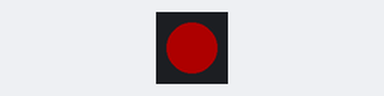
Simulated run of this program. Board: CircuitPython board. On the bench: 1 RGB LEDs in strip order, left to right. Dim RGB values are drawn brighter than linear.

Above: at 0.2 s.
At 1.2 s:
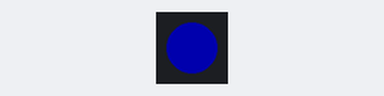
At 3.2 s:
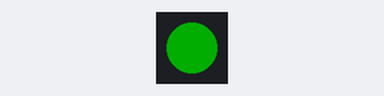
At 4.5 s:
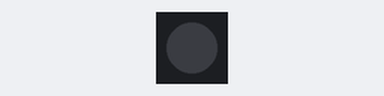
Timing chart, 0 to 5.8 s (numbered marks = the images above):
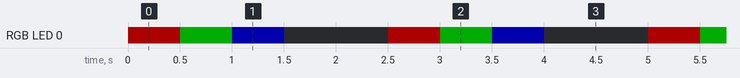

Measured:
- by itself, RGB LED 0: repeats every 2.5 s: RGB(0, 51, 0) 0.50 s, RGB(0, 0, 51) 0.50 s, off 1.0 s, RGB(51, 0, 0) 0.50 s
- by itself, everything shown: repeats every 2.5 s, in 4 steps

The program:

main.py
```python
import board, time
import adafruit_dotstar as dotstar
# Assign pins for Internal DotStar RGB LED
# DotStar Data Pin D7 is defined as board.APA102_SCK
# DotStar Clock Pin D8 is defined as board.APA102_MOSI
# DotStar parameters (DATA, CLOCK, num_pixels, brightness)
dot = dotstar.DotStar(board.APA102_SCK, board.APA102_MOSI, 1, brightness=0.2)
### MAIN LOOP ###
while True:
    # Blink internal DotStar LED
    # DotStar value format (R,G,B) with each value range 0-255
    # Blink Red
    dot[0] = (255, 0, 0) # Red
    time.sleep(0.5)
    # Blink Green
    dot[0] = (0, 255, 0) # Green
    time.sleep(0.5)
    # Blink Blue
    dot[0] = (0, 0, 255) # Blue
    time.sleep(0.5)
    # Blink OFF
    dot[0] = (0, 0, 0) # OFF
    time.sleep(1)
```
